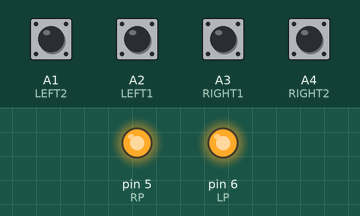
Bench run of a sketch on a simulated Arduino Uno, built with avr-gcc and run on an emulated ATmega328P. Shown: output pins drawn as LEDs (lit = HIGH). Inputs (shaded band) come from the test bench; at power-on: A1 (LEFT2), A2 (LEFT1), A3 (RIGHT1), A4 (RIGHT2) LOW. What the sketch prints to the serial monitor is not drawn.

Above: at 0.1 s.
Timing chart, 0 to 1.6 s (numbered marks = the images above):
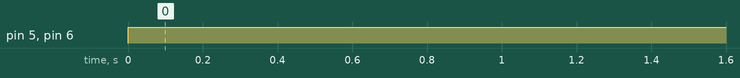

Measured:
- by itself, pin 5 (RP), pin 6 (LP): LOW → HIGH at 0.00 s

The sketch:

__.ino
```cpp
int LG=8;
int LB=7;

int RG=2;
int RB=4;

int LP=6;
int RP=5;


int LEFT1=A2;
int LEFT2=A1;
int RIGHT1=A3;
int RIGHT2=A4;

void leftgo(int v){
  digitalWrite(LG,HIGH);
  digitalWrite(LB,LOW);
  digitalWrite(RG,LOW);
  digitalWrite(RB,HIGH);
  analogWrite(LP,v);
  analogWrite(RP,v);
}

void rightgo(int v){
  digitalWrite(RG,HIGH);
  digitalWrite(RB,LOW);
  digitalWrite(LG,LOW);
  digitalWrite(LB,HIGH);
  analogWrite(RP,v);
  analogWrite(LP,v);
}

void setup() {
  // put your setup code here, to run once:
   Serial.begin(9600);

}

void loop() {
  // put your main code here, to run repeatedly:
  int L1_status=digitalRead(LEFT1);
  int L2_status=digitalRead(LEFT2);
  int R1_status=digitalRead(RIGHT1);
  int R2_status=digitalRead(RIGHT2);
  Serial.print(L1_status);
  Serial.print(L2_status);
  Serial.print(R1_status);
  Serial.println(R2_status);
  leftgo(255);
  rightgo(255);
}
```
